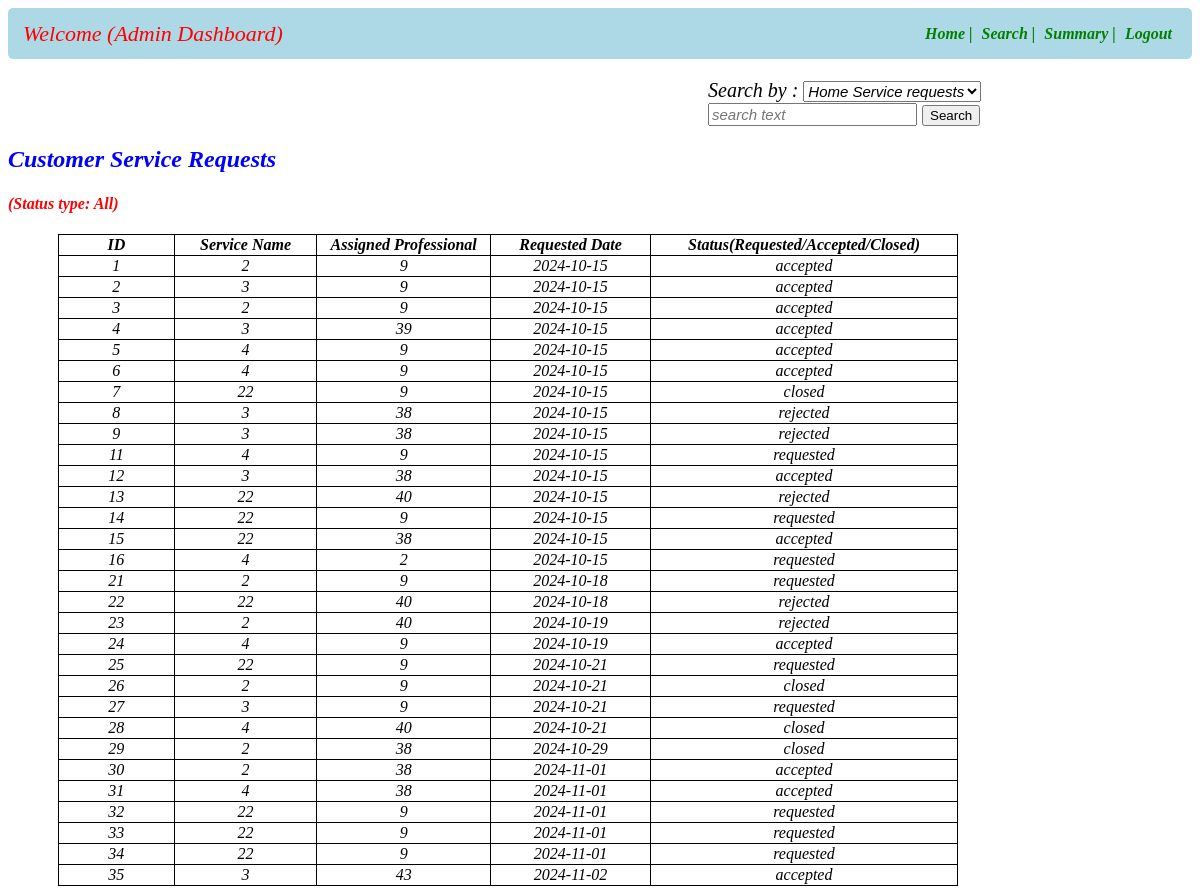
Page /adminsearch on the earlier database version.
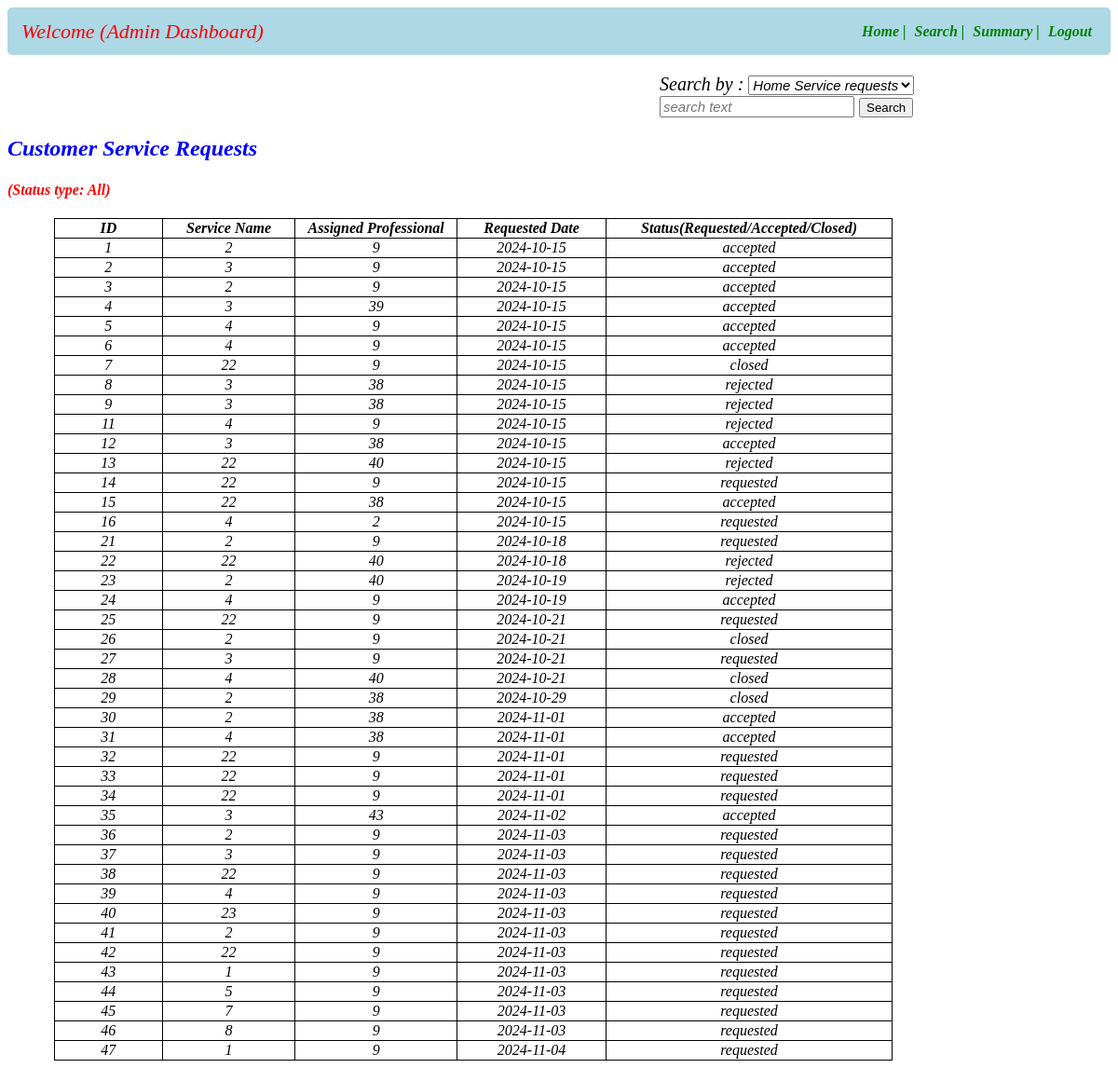
Same page on the later database version.
### app.py (models this page shows)
class Customer_Service_Request(db.Model):
    __tablename__="customer_service_request"
    id=db.Column(db.Integer,primary_key=True)
    service_id=db.Column(db.Integer,db.ForeignKey(Service_Info.id),nullable=False)
    customer_id=db.Column(db.Integer,db.ForeignKey(User_Info.id),nullable=False)
    professional_id=db.Column(db.Integer,db.ForeignKey(User_Info.id),nullable=False)
    date_of_request=db.Column(db.String,nullable=False)
    date_of_completion=db.Column(db.String,nullable=False)
    service_status=db.Column(db.String,nullable=False)
    remarks=db.Column(db.String)
    location=db.Column(db.String,nullable=False)
    ratings=db.Column(db.String,nullable=False)

### app.py (the view, shortened to what this page needs)
@app.route("/adminsearch",methods=["GET","POST"])
def admin_search():
    servname=Service_Info.query.all()
    crequests=Customer_Service_Request.query.all()
    return render_template("admin_search.html",crequests=crequests)

### templates/admin_search.html (shortened to what this page needs)
<!DOCTYPE html>
<html lang="en">
<head>
</head>
<body>
    <div id="header">
        <nav class="navbar">
            <div class="navdiv">
                <div class="logo">Welcome (Admin Dashboard)</div>
                <ul>
                    <li><a href="/admindashboard">Home |</a></li>
                    <li><a href="/adminsearch">Search |</a></li>
                    <li><a href="/adminsummary">Summary |</a></li>
                    <li><a href="/login">Logout</a></li>
                </ul>
            </div>
        </nav>
    </div>
    <div id="main">
        <form action="/adminsearch" id="form" method="POST">
            <div id="search">
                <label for="servicename">Search by :</label>
                <select name="s_name" id="servicename" row="4" cols="21">
                    <option value="services">Home Service requests</option>
                </select>
                <input type="text" id="searchtext" name="s_text" placeholder="search text">
                <button type="submit" btn btn-primary data-bs-toggle="tooltip" data-bs-placement="left" title="Click to search">Search</button>
            </div>
        </form>
        {% if searchby=="professionals" %}
        <div>
            <h2 style="font-style:italic;color:blue">Service Professional's List</h2>
            <h4 style="color:red;">(Admin may block/unblock professionals)</h4>
            <table id = "professionals-table">
                <thead id="th">
                    <tr>
                        <th>ID</th>
                        <th>Name</th>
                        <th>Experience</th>
                        <th>Service Name</th>
                        <th>Status</th>
                        <th>Customer Reviews</th>
                        <th>Action</th>
                    </tr>
                </thead>
                <tbody id="td">
                    {% for entry in professionals %}
                    {% if entry.role==2 %}
                    <tr>
                        <td><a href="/viewprofessional/{{entry.id}}">{{entry["id"]}}<a/></td>
                        <td>{{entry["full_name"]}}</td>
                        <td>{{entry["experience"]}}</td>
                        <td>{{entry["service_name"]}}</td>
                        <td>{{entry["status"]}}</td>
                        <td>{{entry["reviews"]}}</td>
                        <td><a href="/blockprofessional/{{entry.id}}/reject">Block</a>| <a href="/blockprofessional/{{entry.id}}/approve">Unblock</a></td>
                    </tr>
                    {% endif %}
                    {% endfor %}
                <tbody>
            </table>
        </div>
        {% else %}
         <div>
            <h2 style="font-style:italic;color:blue;">Customer Service Requests</h2>
            <h4 style="font-style:italic;color:red;">(Status type: All)</h4>
            <table id = "servicerequest-table">
                <thead id="th">
                    <tr>
                        <th>ID</th>
                        <th>Service Name</th>
                        <th>Assigned Professional</th>
                        <th>Requested Date</th>
                        <th>Status(Requested/Accepted/Closed)</th>
                    </tr>
                </thead>
                <tbody id="td">
                    {% for entry in crequests%}
                    <tr>
                        <td>{{entry["id"]}}</td>
                        <td>{{entry["service_id"]}}</td>
                        <td>{{entry["professional_id"]}}</td>
                        <td>{{entry["date_of_request"]}}</td>
                        <td>{{entry["service_status"]}}</td>
                    </tr>
                    {% endfor %}
            </table>
        </div>
    {% endif %}
    </div>
</body>
</html>

Differences in the rows shown:
changed Customer_Service_Request id 11: service_status "requested" → "rejected"
added Customer_Service_Request: id "36", service_id "2", professional_id "9", date_of_request "2024-11-03", service_status "requested"
added Customer_Service_Request: id "37", service_id "3", professional_id "9", date_of_request "2024-11-03", service_status "requested"
added Customer_Service_Request: id "38", service_id "22", professional_id "9", date_of_request "2024-11-03", service_status "requested"
added Customer_Service_Request: id "39", service_id "4", professional_id "9", date_of_request "2024-11-03", service_status "requested"
added Customer_Service_Request: id "40", service_id "23", professional_id "9", date_of_request "2024-11-03", service_status "requested"
added Customer_Service_Request: id "41", service_id "2", professional_id "9", date_of_request "2024-11-03", service_status "requested"
added Customer_Service_Request: id "42", service_id "22", professional_id "9", date_of_request "2024-11-03", service_status "requested"
added Customer_Service_Request: id "43", service_id "1", professional_id "9", date_of_request "2024-11-03", service_status "requested"
added Customer_Service_Request: id "44", service_id "5", professional_id "9", date_of_request "2024-11-03", service_status "requested"
added Customer_Service_Request: id "45", service_id "7", professional_id "9", date_of_request "2024-11-03", service_status "requested"
added Customer_Service_Request: id "46", service_id "8", professional_id "9", date_of_request "2024-11-03", service_status "requested"
added Customer_Service_Request: id "47", service_id "1", professional_id "9", date_of_request "2024-11-04", service_status "requested"
